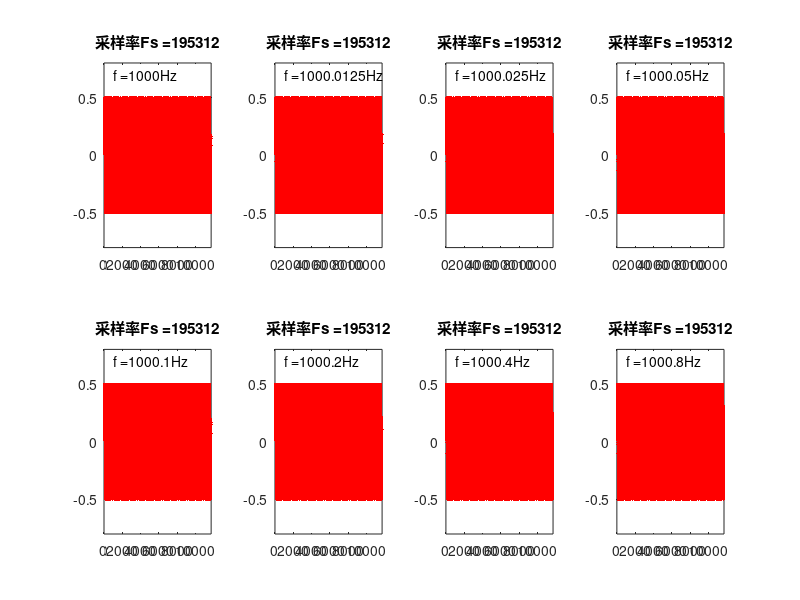

This chart was generated by the following MATLAB code:
clear;
Fs = 195312;            % Sampling frequency 
T = 1/Fs;             % Sampling period
f0 = 1000;
DiffRatio = [0, 1e-4/8, 1e-4/4, 1e-4/2, 1e-4, 1e-4 * 2, 1e-4 * 4, 1e-4 * 8];
% DiffRatio = [1, 4, 9, 16, 25, 36];
soundf = f0 * (1 + DiffRatio);
sL = 0.3;             % Length of signal

for i = 1:numel(soundf)
    clearvars -except Fs T i soundf sL
    t = T:T:sL;
    y0 = 0.5 * sin(2 * pi * soundf(i) * t);
    
%     L = length(y0);
%     Y = fft(y0);
%     P2 = abs(Y/L);
%     P1 = P2(1:L/2+1);
%     P1(2:end-1) = 2*P1(2:end-1);
%     f = Fs*(0:(L/2))/L;
    
    subplot(2, 4, i);
    plot(y0);hold on;
    plot(t * Fs, y0, '.r');
    ylim([-0.8, 0.8]);
    xlim([0 length(y0)/5]);
    text(1000, 0.7, strcat("f = ", num2str(soundf(i)), "Hz"));
    title(strcat("采样率Fs = ",num2str(Fs)));
end
